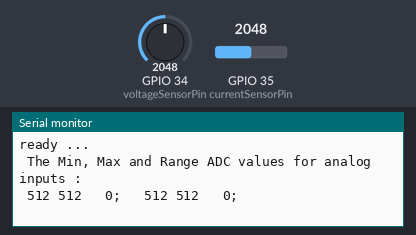
Recording of a sketch running on a simulated ESP32. Parts: the last lines printed to the serial monitor. The test bench sets the inputs (shaded band); at power-on: GPIO 34 (voltageSensorPin) = 2048, GPIO 35 (currentSensorPin) = 2048.

Above: at 8.2 s.
8.3 s: GPIO 34 (voltageSensorPin) set to 2160
At 11.0 s:
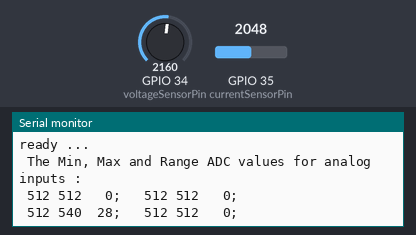
11.3 s: GPIO 35 (currentSensorPin) set to 2114
At 13.6 s:
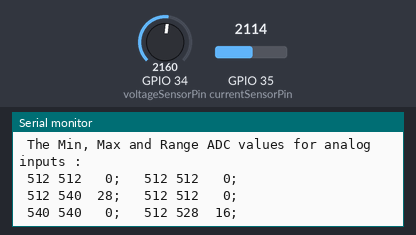
14.3 s: GPIO 34 (voltageSensorPin) set to 2244
At 17.2 s:
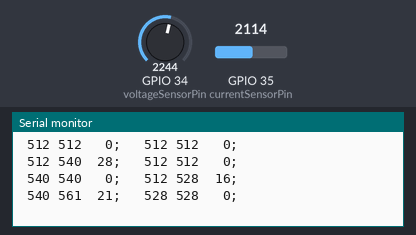

The sketch:

testminmax_esp32_core_3.ino
```cpp
// minMaxAndRangeChecker

// A simple tool to investigate the ADC values that are seen at the

// first four analogue inputs of an Atmega chip, as used on an emonTx

//
// Robin Emley (calypso_rae on the Open Energy Monitor forum)
//
// 20th April 2013
//
// 2026 03 correctif vie IA claude pour ESP32 core 3
// minMaxAndRangeChecker - Corrigé pour ESP32 Core 3.x

#include <Esp.h>

const byte voltageSensorPin = 34;
const byte currentSensorPin = 35;

int val_a0, val_a1;
int minVal_a0, minVal_a1;
int maxVal_a0, maxVal_a1;

int loopCount = 0;
unsigned long timeAtLastDisplay = 0;
byte displayLineCounter = 0;

void setup(void) {
  Serial.begin(115200);
  Serial.print("ready ...");

  resetMinAndMaxValues();  // ✅ Initialisation correcte dès le départ

  delay(7000);
  Serial.println();
  Serial.println(" The Min, Max and Range ADC values for analog inputs :");
}

void loop(void) {
  val_a0 = analogRead(voltageSensorPin) / 4;
  val_a1 = analogRead(currentSensorPin) / 4;

  if (val_a0 < minVal_a0) { minVal_a0 = val_a0; }
  if (val_a0 > maxVal_a0) { maxVal_a0 = val_a0; }
  if (val_a1 < minVal_a1) { minVal_a1 = val_a1; }
  if (val_a1 > maxVal_a1) { maxVal_a1 = val_a1; }

  unsigned long timeNow = millis();
  if ((timeNow - timeAtLastDisplay) >= 3000) {
    timeAtLastDisplay = timeNow;

    displayVal(minVal_a0);
    displayVal(maxVal_a0);
    displayVal(maxVal_a0 - minVal_a0);
    Serial.print(";  ");

    displayVal(minVal_a1);
    displayVal(maxVal_a1);
    displayVal(maxVal_a1 - minVal_a1);
    Serial.println(";  ");

    resetMinAndMaxValues();

    displayLineCounter++;
    if (displayLineCounter >= 5) {
      Serial.println();
      displayLineCounter = 0;
      delay(2000);
    }
  }
}

void resetMinAndMaxValues() {
  minVal_a0 = 1023; minVal_a1 = 1023;
  maxVal_a0 = 0;    maxVal_a1 = 0;
}

void displayVal(int intVal) {
  char strVal[6];  // ✅ Taille correcte : 5 chiffres max + '\0'
  byte lenOfStrVal;

  itoa(intVal, strVal, 10);
  lenOfStrVal = strlen(strVal);

  for (int i = 0; i < (4 - lenOfStrVal); i++) {
    Serial.print(' ');
  }
  Serial.print(strVal);
}
```

Measured:
- the behaviour switches between 2087 and 2088 on GPIO 34 (voltageSensorPin) (found by bisection; images 0 and 1)
- the behaviour switches between 2087 and 2088 on GPIO 35 (currentSensorPin) (found by bisection; images 1 and 2)
- the behaviour switches between 2199 and 2200 on GPIO 34 (voltageSensorPin) (found by bisection; images 2 and 3)
- after the input at 8.3 s, the serial monitor: prints a new line after 1.7 s (image 1)
- after the input at 11.3 s, the serial monitor: prints a new line after 1.7 s (image 2)
- after the input at 14.3 s, the serial monitor: prints a new line after 1.7 s (image 3)
